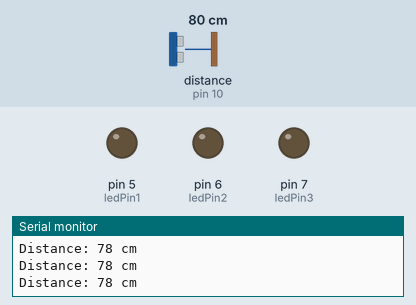
Recording of a sketch running on a simulated Arduino Uno, built with avr-gcc and run on an emulated ATmega328P. Parts: output pins drawn as LEDs (lit = HIGH), the last lines printed to the serial monitor. Wiring (inferred from the names in the program): ultrasonic range finder: trigger pin 9; echo pin 10. Inputs (shaded band) come from the test bench; at power-on: distance to the obstacle (sensor on pin 10) 80 cm. The echo pulse lasts 58.3 µs per cm; pins used as bus, display or sensor lines are not drawn.

Above: at 1.2 s.
1.3 s: distance to the obstacle (sensor on pin 10) set to 34 cm
2.8 s: distance to the obstacle (sensor on pin 10) set to 29 cm
At 4.0 s:
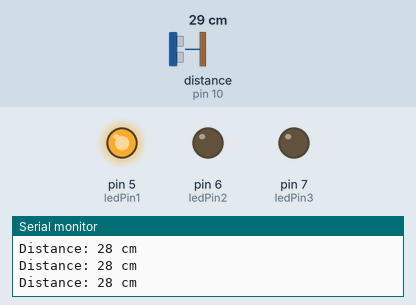
4.3 s: distance to the obstacle (sensor on pin 10) set to 23 cm
5.8 s: distance to the obstacle (sensor on pin 10) set to 19 cm
At 6.4 s:
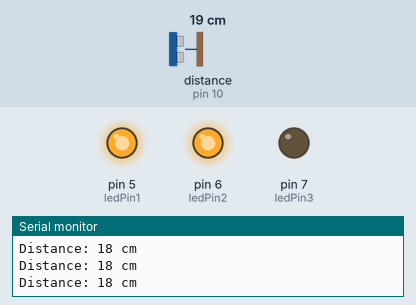
7.3 s: distance to the obstacle (sensor on pin 10) set to 15 cm
At 8.5 s:
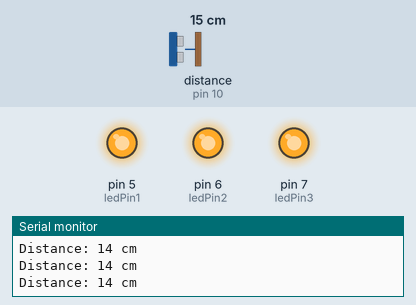
8.8 s: distance to the obstacle (sensor on pin 10) set to 18 cm
At 9.3 s:
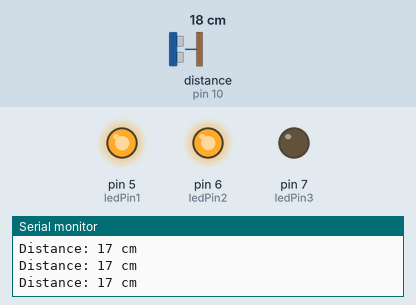
Timing chart, 0 to 11.3 s (numbered marks = the images above; inputs shaded):
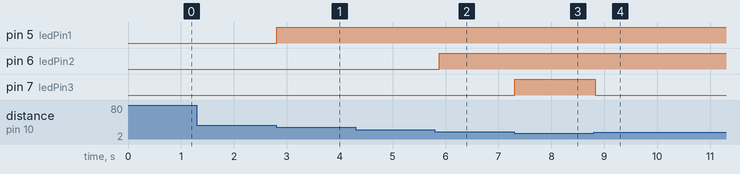

The sketch:

senor.ino
```cpp
#define trigPin 9
#define echoPin 10

// Define LEDs
int ledPin1 = 5;
int ledPin2 = 6;
int ledPin3 = 7;

void setup() {
  Serial.begin(9600);

  pinMode(trigPin, OUTPUT);
  pinMode(echoPin, INPUT);

  pinMode(ledPin1, OUTPUT);
  pinMode(ledPin2, OUTPUT);
  pinMode(ledPin3, OUTPUT);
}

long getDistance() {
  digitalWrite(trigPin, LOW);
  delayMicroseconds(2);

  digitalWrite(trigPin, HIGH);
  delayMicroseconds(10);
  digitalWrite(trigPin, LOW);

  long duration = pulseIn(echoPin, HIGH);
  long distance = duration * 0.034 / 2; // cm
  return distance;
}

void loop() {
  long distance = getDistance();
  Serial.print("Distance: ");
  Serial.print(distance);
  Serial.println(" cm");

  if (distance < 10) {
    // Blink all LEDs
    digitalWrite(ledPin1, HIGH);
    digitalWrite(ledPin2, HIGH);
    digitalWrite(ledPin3, HIGH);
    delay(200);
    digitalWrite(ledPin1, LOW);
    digitalWrite(ledPin2, LOW);
    digitalWrite(ledPin3, LOW);
    delay(200);
  }
  else if (distance <= 15) {
    digitalWrite(ledPin1, HIGH);
    digitalWrite(ledPin2, HIGH);
    digitalWrite(ledPin3, HIGH);
  }
  else if (distance <= 20) {
    digitalWrite(ledPin1, HIGH);
    digitalWrite(ledPin2, HIGH);
    digitalWrite(ledPin3, LOW);
  }
  else if (distance <= 30) {
    digitalWrite(ledPin1, HIGH);
    digitalWrite(ledPin2, LOW);
    digitalWrite(ledPin3, LOW);
  }
  else {
    // Beyond 30 → all off
    digitalWrite(ledPin1, LOW);
    digitalWrite(ledPin2, LOW);
    digitalWrite(ledPin3, LOW);
  }

  delay(100);
}
```

Measured:
- the behaviour switches between 32 and 31 cm on distance to the obstacle (sensor on pin 10) (found by bisection; images 0 and 1)
- the behaviour switches between 22 and 21 cm on distance to the obstacle (sensor on pin 10) (found by bisection; images 1 and 2)
- the behaviour switches between 17 and 16 cm on distance to the obstacle (sensor on pin 10) (found by bisection; images 2 and 3)
- after the input at 2.8 s, pin 5 (ledPin1): LOW → HIGH at once
- after the input at 5.8 s, pin 6 (ledPin2): LOW → HIGH after 0.08 s
- after the input at 7.3 s, pin 7 (ledPin3): LOW → HIGH at once
- after the input at 8.8 s, pin 7 (ledPin3): HIGH → LOW at once
